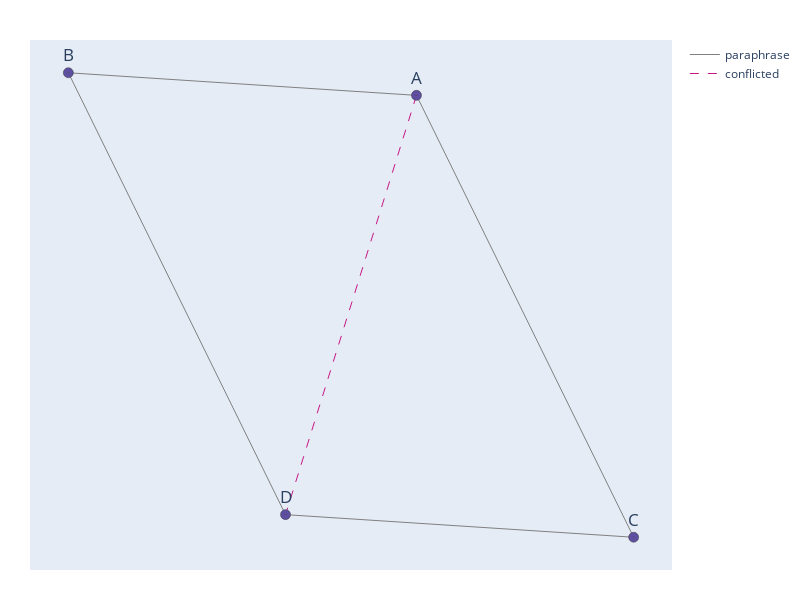

Notebook code for this chart:
### Code cell
index = 1
plot(unbalanced_subgraphs[index], mislabeled_pairs[index])

### Figure 1 — Plotly figure (JSON) as saved in the notebook; plotly's stock layout.template omitted (floating-point values rounded to 4 significant figures)
{"data": [{"hoverinfo": "none", "line": {"color": "gray", "width": 1}, "mode": "lines", "name": "paraphrase", "showlegend": true, "type": "scatter", "x": [0.2317, 1, null, 0.2317, -1.0, null, -1.0, -0.2317, null, 1, -0.2317, null], "y": [0.4573, -0.5066, null, 0.4573, 0.5066, null, 0.5066, -0.4573, null, -0.5066, -0.4573, null]}, {"hoverinfo": "none", "line": {"color": "gray", "dash": "dash", "width": 1}, "mode": "lines", "name": "non-paraphrase", "showlegend": true, "type": "scatter", "x": [], "y": []}, {"hoverinfo": "none", "line": {"color": "mediumvioletred", "dash": "dash", "width": 1}, "mode": "lines", "name": "conflicted", "showlegend": true, "type": "scatter", "x": [0.2317, -0.2317, null], "y": [0.4573, -0.4573, null]}, {"marker": {"color": ["rgb(94,79,162)", "rgb(94,79,162)", "rgb(94,79,162)", "rgb(94,79,162)"], "line": {"color": "rgb(50,50,50)", "width": 0.5}, "size": 10, "symbol": "circle-dot"}, "mode": "markers+text", "showlegend": false, "text": ["A", "B", "C", "D"], "textfont": {"size": 17}, "textposition": "top center", "type": "scatter", "x": [0.2317, -1.0, 1, -0.2317], "y": [0.4573, 0.5066, -0.5066, -0.4573]}], "layout": {"autosize": false, "font": {"size": 12}, "height": 600, "hovermode": "closest", "margin": {"b": 20, "l": 5, "r": 5, "t": 40}, "width": 800, "xaxis": {"showgrid": false, "showline": false, "showticklabels": false, "title": {"text": ""}, "zeroline": false}, "yaxis": {"showgrid": false, "showline": false, "showticklabels": false, "title": {"text": ""}, "zeroline": false}}}
